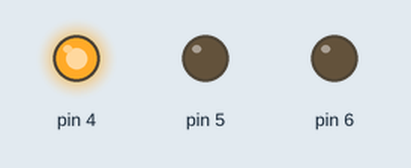
Bench run of a sketch on a simulated Arduino Uno, built with avr-gcc and run on an emulated ATmega328P. On the bench: output pins drawn as LEDs (lit = HIGH). Random numbers use the default seed unless the sketch sets one.

Above: at 1.05 s.
At 16.1 s:
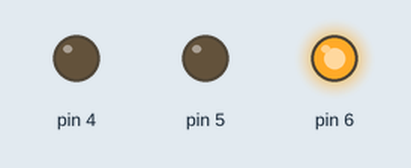
At 39.9 s:
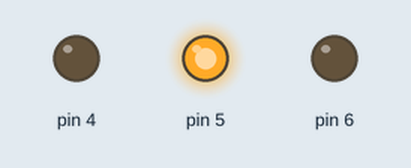
Timing chart, 0 to 40.0 s (numbered marks = the images above):
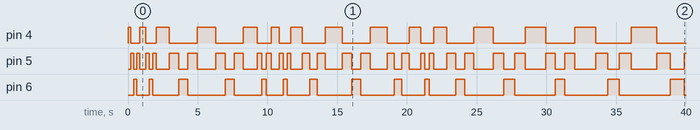

Measured:
- by itself, pin 4: LOW → HIGH at 0.00 s, → LOW 0.21 s later, → HIGH 0.62 s later, → LOW 0.46 s later, … (30 changes in this stretch)
- by itself, pin 5: LOW → HIGH at 0.21 s, → LOW 0.21 s later, → HIGH 0.21 s later, → LOW 0.21 s later, … (59 changes in this stretch)
- by itself, pin 6: LOW → HIGH at 0.41 s, → LOW 0.21 s later, → HIGH 0.91 s later, → LOW 0.25 s later, … (30 changes in this stretch)

The sketch:

B3_1bb.ino
```cpp
void setup()		// początkowa konfiguracja – część przygotowująca układ do  działania
{
Serial.begin(9600);		// ustawienie prędkości komunikacji
for (int i=4; i<=6;i++) 		// pętla for
{
pinMode(i,OUTPUT);		// ustawienie pinu jako wyjście
digitalWrite(i,LOW);		// ustawienie stanu niskiego
}
}

void loop() 			// główna pętla
{
  int x =random(200,1000);		// przypisanie wartości losowej do x
  for (int i=4; i<=6;i++)		// pętla for
  {
  digitalWrite(i,HIGH);		// ustawienie stanu wysokiego
  delay(x);				// czekaj wartość x
  digitalWrite(i,LOW);		// ustawienie stanu niskiego
  }
  for (int i=5; i>3;i--)		// pętla for
  {
  digitalWrite(i,HIGH);		// ustawienie stanu wysokiego
  delay(x);				// czekaj wartość x
  digitalWrite(i,LOW);		// ustawienie stanu niskiego
  }
}
```
